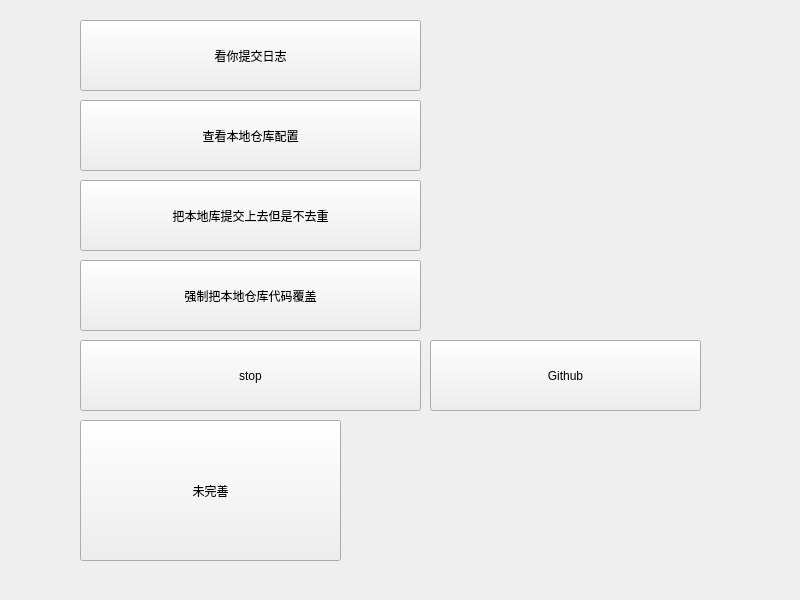
<?xml version="1.0" encoding="UTF-8"?>
<ui version="4.0">
 <class>MyProcess</class>
 <widget class="QWidget" name="MyProcess">
  <property name="geometry">
   <rect>
    <x>0</x>
    <y>0</y>
    <width>800</width>
    <height>600</height>
   </rect>
  </property>
  <property name="windowTitle">
   <string>MyProcess</string>
  </property>
  <widget class="QPushButton" name="pushButton_log">
   <property name="geometry">
    <rect>
     <x>80</x>
     <y>20</y>
     <width>341</width>
     <height>71</height>
    </rect>
   </property>
   <property name="text">
    <string>看你提交日志</string>
   </property>
  </widget>
  <widget class="QPushButton" name="pushButton_config">
   <property name="geometry">
    <rect>
     <x>80</x>
     <y>100</y>
     <width>341</width>
     <height>71</height>
    </rect>
   </property>
   <property name="text">
    <string>查看本地仓库配置</string>
   </property>
  </widget>
  <widget class="QPushButton" name="pushButton_noRemoveTwo">
   <property name="geometry">
    <rect>
     <x>80</x>
     <y>180</y>
     <width>341</width>
     <height>71</height>
    </rect>
   </property>
   <property name="text">
    <string>把本地库提交上去但是不去重</string>
   </property>
  </widget>
  <widget class="QPushButton" name="pushButton_force_cover">
   <property name="geometry">
    <rect>
     <x>80</x>
     <y>260</y>
     <width>341</width>
     <height>71</height>
    </rect>
   </property>
   <property name="text">
    <string>强制把本地仓库代码覆盖</string>
   </property>
  </widget>
  <widget class="QPushButton" name="stop">
   <property name="geometry">
    <rect>
     <x>80</x>
     <y>340</y>
     <width>341</width>
     <height>71</height>
    </rect>
   </property>
   <property name="text">
    <string>stop</string>
   </property>
  </widget>
  <widget class="QPushButton" name="file_exist">
   <property name="geometry">
    <rect>
     <x>80</x>
     <y>420</y>
     <width>261</width>
     <height>141</height>
    </rect>
   </property>
   <property name="text">
    <string>未完善</string>
   </property>
  </widget>
  <widget class="QPushButton" name="Github">
   <property name="geometry">
    <rect>
     <x>430</x>
     <y>340</y>
     <width>271</width>
     <height>71</height>
    </rect>
   </property>
   <property name="text">
    <string>Github</string>
   </property>
  </widget>
 </widget>
 <resources/>
 <connections/>
</ui>
